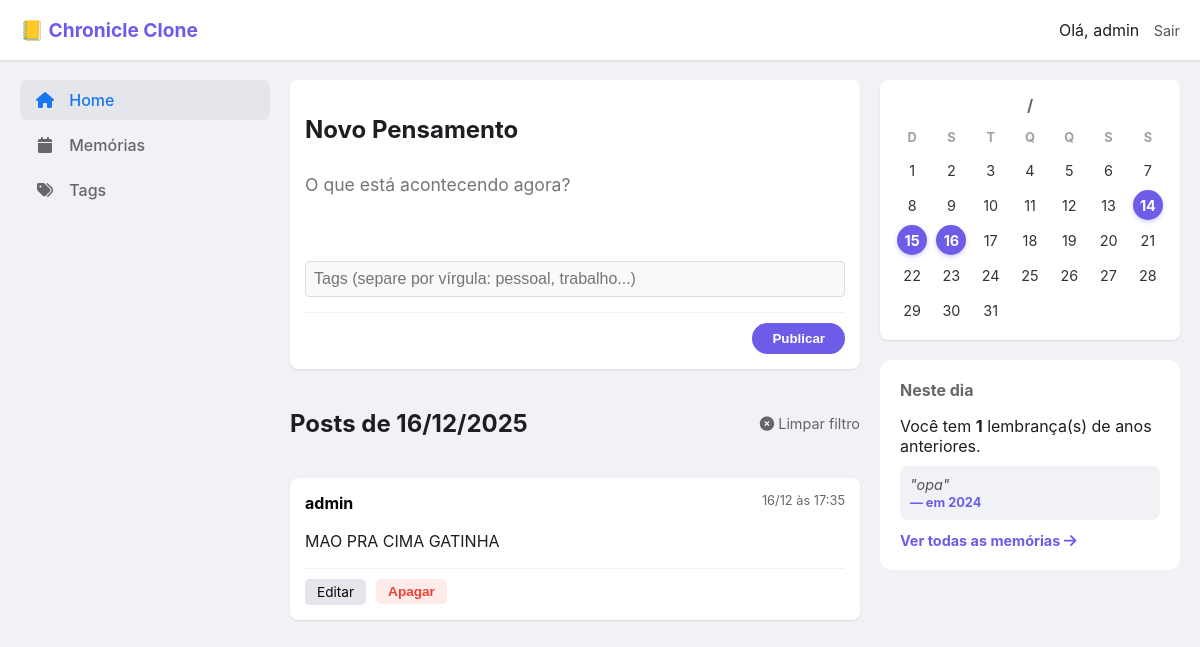
Screenshot of /dashboard?data=2025-12-16 (signed in) with the database file from the repository.
### app.py (models this page shows, shortened)
class User(db.Model, UserMixin): #Cria a tabela de usuários no banco de dados, adicionado UserMixin para autenticação
    id = db.Column(db.Integer, primary_key=True) #ID do usuário
    username = db.Column(db.String(80), unique=True, nullable=False) #Nome do usuário
    password_hash = db.Column(db.String(128), nullable=False) #Senha do usuário (armazenada como hash) -- sempre salvar a senha em hash

class Post(db.Model): #Criar a tabela de posts no banco de dados
    idPost = db.Column(db.Integer, primary_key=True, nullable=False) #ID do post
    dataPost = db.Column(db.DateTime, default=datetime.now) #Data do post, atualizado utc para now
    content = db.Column(db.Text, nullable=False) #Conteúdo do post
    user_id = db.Column(db.Integer, db.ForeignKey('user.id'), nullable=False) #ID do usuário que criou o post
    autor = db.relationship('User', backref ='posts')
    tags = db.relationship('Tag', secondary=post_tags, backref='posts')

### app.py (the view)
@app.route('/dashboard')
@login_required
def dashboard():
    hoje = datetime.now()
    memorias = Post.query.filter(
        extract('month', Post.dataPost) == hoje.month,
        extract('day', Post.dataPost) == hoje.day,
        extract('year', Post.dataPost) != hoje.year,
        Post.user_id == current_user.id
    ).all()
    cal = calendar.monthcalendar(hoje.year, hoje.month)
    posts_do_mes = Post.query.filter(
        extract('month', Post.dataPost) == hoje.month,
        extract('year', Post.dataPost) == hoje.year,
        Post.user_id == current_user.id
    ).all()
    dias_ativos = [p.dataPost.day for p in posts_do_mes]
    data_url = request.args.get('data')  # Obtém o parâmetro 'date' da URL
    if data_url:
        data_filtro = datetime.strptime(data_url, '%Y-%m-%d')
        posts = Post.query.filter(
            extract('day', Post.dataPost) == data_filtro.day,
            extract('month', Post.dataPost) == data_filtro.month,
            extract('year', Post.dataPost) == data_filtro.year,
            Post.user_id == current_user.id).all()
        titulo_pagina = f'Posts de {data_filtro.strftime("%d/%m/%Y")}'
    else:
        posts = Post.query.order_by(Post.dataPost.desc()).all()
        titulo_pagina = 'Timeline'
    return render_template('dashboard.html',
                           posts=posts,
                           memorias=memorias,
                           calendario=cal,
                           dias_ativos=dias_ativos,
                           ano_mes=hoje.strftime('%m / %Y'),
                           title=titulo_pagina,
                           data_atual=hoje)

### app.py (called while the page is built)
@login_manager.user_loader
def load_user(user_id):
    return User.query.get(int(user_id)) #Convertendo id string para int

### templates/dashboard.html (shortened to what this page needs)
<!DOCTYPE html>
<html lang="pt-br">
<head>
    <link rel="stylesheet" href="{{ url_for('static', filename='css/style.css') }}">
    <link rel="stylesheet" href="https://cdnjs.cloudflare.com/ajax/libs/font-awesome/6.0.0/css/all.min.css">
</head>
<body>
    <header class="top-bar">
        <div class="logo">📒 Chronicle Clone</div>
        <div class="user-menu">
            <span>Olá, {{ current_user.username }}</span>
            <a href="{{ url_for('logout') }}" class="btn-logout">Sair</a>
        </div>
    </header>
    <div class="main-container">
        <aside class="sidebar">
            <nav>
                <a href="#" class="active"><i class="fas fa-home"></i> Home</a>
                <a href="{{ url_for('memories') }}"><i class="fas fa-calendar"></i> Memórias</a>
                <a href="{{ url_for('all_tags') }}"><i class="fas fa-tags"></i> Tags</a>
            </nav>
        </aside>
        <main class="content-area">
            <div class="new-post-card">
                <h2>Novo Pensamento</h2>
                <form action="/add_post" method="POST">
                    <textarea name="content" rows="3" placeholder="O que está acontecendo agora?" required></textarea>
                    <div style="margin-top: 10px;">
                        <input type="text" name="tags" placeholder="Tags (separe por vírgula: pessoal, trabalho...)"
                            style="width: 100%; border: 1px solid #ddd; padding: 8px; border-radius: 4px;">
                    </div>
                    <div class="form-footer">
                        <button type="submit">Publicar</button>
                    </div>
                </form>
            </div>
                <div style="display: flex; align-items: center; justify-content: space-between; margin-bottom: 20px;">
                    <h2>{{ title if title else 'Timeline' }}</h2>
                    {% if title %}
                        <a href="{{ url_for('dashboard') }}" style="font-size: 0.9rem; color: #666; text-decoration: none;">
                         <i class="fas fa-times-circle"></i> Limpar filtro
                        </a>
                    {% endif %}
                </div>
            {% for post in posts %}
                <div class="post-card">
                    <div class="post-header">
                        <span class="author-name">{{ post.autor.username }}</span>
                        <span class="post-date">{{ post.dataPost.strftime('%d/%m às %H:%M') }}</span>
                    </div>
                    <p class="post-content">{{ post.content }}</p>
                    <div class="post-actions">
                        <a href="{{ url_for('edit_post', post_id=post.idPost) }}" class="btn-small">Editar</a>
                        <form action="{{ url_for('delete_post', post_id=post.idPost) }}" method="POST" style="display: inline;">
                            <button type="submit" class="btn-small btn-danger">Apagar</button>
                        </form>
                    </div>
                </div>
            {% else %}
                <p class="empty-state">Seu diário está vazio. Comece a escrever!</p>
            {% endfor %}
        </main>
    <aside class="right-widgets">
            <div class="widget">
                <h3 style="text-align: center; margin-bottom: 15px;">
                    {{ mes_atual }} / {{ ano_atual }}
                </h3>
            <div class="calendar-grid">
                <div class="cal-header">D</div>
                <div class="cal-header">S</div>
                <div class="cal-header">T</div>
                <div class="cal-header">Q</div>
                <div class="cal-header">Q</div>
                <div class="cal-header">S</div>
                <div class="cal-header">S</div>
                {% for semana in calendario %}
                    {% for dia in semana %}
                        {% if dia == 0 %}
                            <div class="cal-day empty"></div>
                        {% else %}
                            <div class="cal-day {{ 'has-post' if dia in dias_ativos else '' }}">
                                {% if dia in dias_ativos %}
                                    <a href="{{ url_for('dashboard', data='%04d-%02d-%02d' % (data_atual.year, data_atual.month, dia)) }}"
                                        style="text-decoration: none; color: inherit; display: flex; align-items: center; justify-content: center; width: 100%; height: 100%;">
                                            {{ dia }}
                                    </a>
                                {% else %}
                                    {{ dia }}
                                {% endif %}
                            </div>
                        {% endif %}
                    {% endfor %}
                {% endfor %}
            </div>
        </div>
        <div class="card" style="background: white; padding: 20px; border-radius: 12px; margin-top: 20px;">
            <h3 style="margin-bottom: 15px;">Neste dia</h3>
            {% if memorias %}
                 <p style="margin-bottom: 10px;">
                    Você tem <strong>{{ memorias|length }}</strong> lembrança(s) de anos anteriores.
                </p>
                <div style="background: #f0f2f5; padding: 10px; border-radius: 8px; margin-bottom: 10px; font-style: italic; color: #555; font-size: 0.9rem;">
                    "{{ memorias[0].content }}"
                    <br>
                    <span style="font-weight: bold; font-style: normal; font-size: 0.8rem; color: #6c5ce7;">
                        — em {{ memorias[0].dataPost.year }}
                    </span>
                </div>
            <a href="{{ url_for('memories') }}" style="text-decoration: none; color: #6c5ce7; font-weight: bold; font-size: 0.9rem;">
                Ver todas as memórias <i class="fas fa-arrow-right"></i>
            </a>
            {% else %}
                <p style="color: #888;">Nenhuma lembrança antiga encontrada para hoje.</p>
            {% endif %}
        </div>
    </aside>
    </div>
</body>
</html>

### static/css/style.css (style rules this page uses)
* { box-sizing: border-box; }
body { font-family: 'Inter', 'Segoe UI', sans-serif; background-color: #f0f2f5; color: #1c1e21; margin: 0; padding: 0; }
.top-bar { background-color: #ffffff; height: 60px; display: flex; justify-content: space-between; align-items: center; padding: 0 20px; box-shadow: 0 1px 2px rgba(0,0,0,0.1); position: sticky; top: 0; z-index: 100; }
.logo { font-weight: bold; font-size: 1.2rem; color: #6c5ce7; }
.btn-logout { font-size: 0.9rem; color: #555; text-decoration: none; margin-left: 10px; }
.main-container { display: grid; grid-template-columns: 250px 1fr 300px; gap: 20px; max-width: 1200px; margin: 20px auto; padding: 0 20px; align-items: start; }
.sidebar nav a { display: block; padding: 10px 15px; color: #65676b; text-decoration: none; font-weight: 500; border-radius: 8px; margin-bottom: 5px; transition: background 0.2s; }
.sidebar nav a:hover, .sidebar nav a.active { background-color: #e4e6eb; color: #1877f2; }
.sidebar i { margin-right: 10px; width: 20px; text-align: center; }
.new-post-card, .post-card, .widget { background: white; border-radius: 8px; box-shadow: 0 1px 2px rgba(0,0,0,0.1); padding: 15px; margin-bottom: 20px; }
.new-post-card textarea { width: 100%; border: none; resize: none; font-family: inherit; font-size: 1.1rem; outline: none; padding: 10px 0; }
.form-footer { border-top: 1px solid #f0f2f5; padding-top: 10px; text-align: right; }
button { background-color: #6c5ce7; color: white; border: none; padding: 8px 20px; border-radius: 20px; font-weight: bold; cursor: pointer; transition: background 0.2s; }
.post-header { display: flex; justify-content: space-between; margin-bottom: 10px; }
.author-name { font-weight: bold; color: #050505; }
.post-date { font-size: 0.8rem; color: #65676b; }
.post-content { font-size: 1rem; line-height: 1.5; margin-bottom: 15px; }
.post-actions { border-top: 1px solid #f0f2f5; padding-top: 10px; display: flex; gap: 10px; }
.btn-small { padding: 5px 12px; font-size: 0.85rem; border-radius: 5px; text-decoration: none; background: #e4e6eb; color: #050505; }
.btn-small.btn-danger { background: #ffebe9; color: #ea4335; }
.right-widgets h3 { font-size: 1rem; color: #65676b; margin-top: 0; }
input[type="text"], input[type="password"] { width: 100%; padding: 12px; margin-bottom: 15px; border: 1px solid #ddd; border-radius: 8px; background-color: #f9f9f9; font-size: 1rem; box-sizing: border-box; outline: none; transition: border 0.3s; }
.calendar-grid { display: grid; grid-template-columns: repeat(7, 1fr); gap: 5px; text-align: center; }
.cal-header { font-weight: bold; font-size: 0.8rem; color: #a0a0a0; margin-bottom: 5px; }
.cal-day { font-size: 0.9rem; padding: 8px 0; border-radius: 50%; width: 30px; height: 30px; display: flex; align-items: center; justify-content: center; margin: 0 auto; color: #333; }
.cal-day.empty { background: transparent; }
.cal-day.has-post { background-color: #6c5ce7; color: white; font-weight: bold; cursor: pointer; box-shadow: 0 2px 4px rgba(108, 92, 231, 0.3); }

### rows the page displays
User: username "admin"
Post: autor.username "admin", dataPost "16/12 às 17:35", content "MAO PRA CIMA GATINHA"
Post: content "opa", dataPost "2024"

### other values shown
{{ title if title else 'Timeline' }} "Posts de 16/12/2025"
{{ dia }} "1" "2" "3" "4" "5" "6" "7" "8" "9" "10" "11" "12" "13" "17" "18" "19" "20" "21" "22" "23" "24" "25" "26" "27" "28" "29" "30" "31"
{{ dia }} "14" "15" "16"
{{ memorias|length }} "1"
